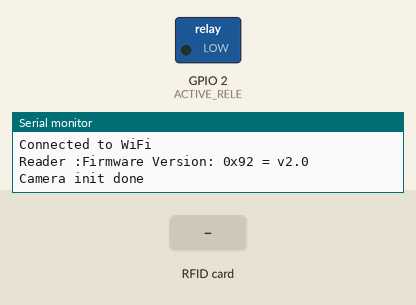
Recording of a sketch running on a simulated ESP32. On the bench: switched loads named in the sketch (green lamp = pin HIGH), the last lines printed to the serial monitor. Inputs (shaded band) come from the test bench. WiFi joins after 1.5 s; servers stay silent unless stated; uploads are accepted with an empty reply; the camera gives no picture.

Above: at 3.5 s.
3.6 s: RFID card C3 CB AB 40 held to the reader
At 4.9 s:
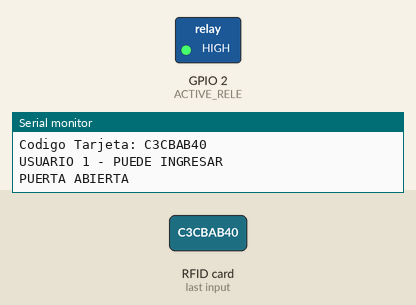
Timing chart, 0 to 10.1 s (numbered marks = the images above; inputs shaded):
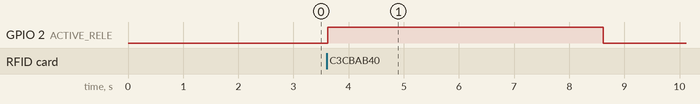

The sketch:

Rfid_Esp32_8266.ino
```cpp
#include "esp_camera.h"
#include <WiFi.h>
#include <WiFiClientSecure.h>
#include <MFRC522.h>
#include <SPI.h>
#include <HTTPClient.h>
#include "base64.h"

#define SS_PIN 13
#define RST_PIN 16
#define MOSI_PIN 15
#define MISO_PIN 12
#define SCK_PIN 14

#define ACTIVE_RELE 2

#define CAMERA_MODEL_AI_THINKER
#include "camera_pins.h"

const char* ssid = "TP-Link_5648";
const char* password = "12345678";
const char* serverName = "http://192.168.1.104:5001/upload_image";

MFRC522 rfid(SS_PIN, RST_PIN);
MFRC522::MIFARE_Key key;

byte nuidPICC[4];

String DatoHex;
const String UserReg_1 = "C3CBAB40";
const String UserReg_2 = "B33786A3";
const String UserReg_3 = "7762C83B";

void setup() {
   Serial.begin(115200);
   pinMode(ACTIVE_RELE, OUTPUT);
   WiFi.begin(ssid, password);

   while (WiFi.status() != WL_CONNECTED) {
       delay(1000);
       Serial.println("Connecting to WiFi...");
   }
   Serial.println("Connected to WiFi");

   SPI.begin(SCK_PIN, MISO_PIN, MOSI_PIN, SS_PIN);
   rfid.PCD_Init();
   Serial.println();
   Serial.print(F("Reader :"));
   rfid.PCD_DumpVersionToSerial();

   for (byte i = 0; i < 6; i++) {
     key.keyByte[i] = 0xFF;
   }
   DatoHex = printHex(key.keyByte, MFRC522::MF_KEY_SIZE);

   // Configurar la cámara
   camera_config_t config;
   config.ledc_channel = LEDC_CHANNEL_0;
   config.ledc_timer = LEDC_TIMER_0;
   config.pin_d0 = Y2_GPIO_NUM;
   config.pin_d1 = Y3_GPIO_NUM;
   config.pin_d2 = Y4_GPIO_NUM;
   config.pin_d3 = Y5_GPIO_NUM;
   config.pin_d4 = Y6_GPIO_NUM;
   config.pin_d5 = Y7_GPIO_NUM;
   config.pin_d6 = Y8_GPIO_NUM;
   config.pin_d7 = Y9_GPIO_NUM;
   config.pin_xclk = XCLK_GPIO_NUM;
   config.pin_pclk = PCLK_GPIO_NUM;
   config.pin_vsync = VSYNC_GPIO_NUM;
   config.pin_href = HREF_GPIO_NUM;
   config.pin_sscb_sda = SIOD_GPIO_NUM;
   config.pin_sscb_scl = SIOC_GPIO_NUM;
   config.pin_pwdn = PWDN_GPIO_NUM;
   config.pin_reset = RESET_GPIO_NUM;
   config.xclk_freq_hz = 20000000;
   config.pixel_format = PIXFORMAT_JPEG;
   config.frame_size = FRAMESIZE_QVGA;
   config.jpeg_quality = 12;
   config.fb_count = 1;

   // Inicializar la cámara
   esp_err_t err = esp_camera_init(&config);
   if (err != ESP_OK) {
     Serial.printf("Camera init failed with error 0x%x", err);
     return;
   }
   Serial.println("Camera init done");
}

void loop() {
   if (!rfid.PICC_IsNewCardPresent()) {
       return;
   }

   if (!rfid.PICC_ReadCardSerial()) {
       return;
   }

   Serial.print(F("PICC type: "));
   MFRC522::PICC_Type piccType = rfid.PICC_GetType(rfid.uid.sak);
   Serial.println(rfid.PICC_GetTypeName(piccType));

   if (piccType != MFRC522::PICC_TYPE_MIFARE_MINI && piccType != MFRC522::PICC_TYPE_MIFARE_1K && piccType != MFRC522::PICC_TYPE_MIFARE_4K) {
       Serial.println("Su Tarjeta no es del tipo MIFARE Classic.");
       return;
   }

   if (rfid.uid.uidByte[0] != nuidPICC[0] || rfid.uid.uidByte[1] != nuidPICC[1] || rfid.uid.uidByte[2] != nuidPICC[2] || rfid.uid.uidByte[3] != nuidPICC[3]) {
       Serial.println("Se ha detectado una nueva tarjeta.");

       for (byte i = 0; i < 4; i++) {
         nuidPICC[i] = rfid.uid.uidByte[i];
       }

       DatoHex = printHex(rfid.uid.uidByte, rfid.uid.size);
       Serial.print("Codigo Tarjeta: ");
       Serial.println(DatoHex);

       if (UserReg_1 == DatoHex) {
         Serial.println("USUARIO 1 - PUEDE INGRESAR");
         opendoor();
       } else if (UserReg_2 == DatoHex) {
         Serial.println("USUARIO 2 - PUEDE INGRESAR");
         opendoor();
       } else if (UserReg_3 == DatoHex) {
         Serial.println("USUARIO 3 - PUEDE INGRESAR");
         opendoor();
       } else {
         Serial.println("NO ESTA REGISTRADO - PROHIBIDO EL INGRESO");
       }

       // Tomar foto y enviar al servidor
       captureAndSendPhoto(DatoHex);
       Serial.println();
   } else {
       Serial.println("Tarjeta leida previamente");
   }

   rfid.PICC_HaltA();
   rfid.PCD_StopCrypto1();
}

void captureAndSendPhoto(String cardCode) {
    camera_fb_t * fb = esp_camera_fb_get();
    if (!fb) {
        Serial.println("Camera capture failed");
        return;
    }

    if (WiFi.status() == WL_CONNECTED) {
        HTTPClient http;
        http.begin(serverName);

        String boundary = "----WebKitFormBoundary7MA4YWxkTrZu0gW";
        String contentType = "multipart/form-data; boundary=" + boundary;
        http.addHeader("Content-Type", contentType);

        String postData = "--" + boundary + "\r\n";
        postData += "Content-Disposition: form-data; name=\"photo\"; filename=\"photo.jpg\"\r\n";
        postData += "Content-Type: image/jpeg\r\n\r\n";

        String imageBase64 = base64::encode((const uint8_t *)fb->buf, fb->len);
        postData += imageBase64 + "\r\n";

        postData += "--" + boundary + "\r\n";
        postData += "Content-Disposition: form-data; name=\"RFID-Code\"\r\n\r\n";
        postData += cardCode + "\r\n";
        postData += "--" + boundary + "--\r\n";

        Serial.println("Sending POST request...");
        Serial.println(postData);

        int httpResponseCode = http.POST((uint8_t*)postData.c_str(), postData.length());
        if (httpResponseCode > 0) {
            String response = http.getString();
            Serial.print("HTTP Response code: ");
            Serial.println(httpResponseCode);
            Serial.println(response);
        } else {
            Serial.print("Error on sending POST: ");
            Serial.println(httpResponseCode);
        }

        http.end();
    } else {
        Serial.println("WiFi Disconnected");
    }

    esp_camera_fb_return(fb);
}


String printHex(byte *buffer, byte bufferSize) {
   String DatoHexAux = "";
   for (byte i = 0; i < bufferSize; i++) {
       if (buffer[i] < 0x10) {
         DatoHexAux = DatoHexAux + "0";
         DatoHexAux = DatoHexAux + String(buffer[i], HEX);
       } else {
         DatoHexAux = DatoHexAux + String(buffer[i], HEX);
       }
   }

   for (int i = 0; i < DatoHexAux.length(); i++) {
     DatoHexAux[i] = toupper(DatoHexAux[i]);
   }
   return DatoHexAux;
}

int opendoor(){
  Serial.println("PUERTA ABIERTA");
  digitalWrite(ACTIVE_RELE, HIGH);
  delay(5000);
  digitalWrite(ACTIVE_RELE, LOW);
   Serial.println("PUERTA CERRADA");
  return 0;
}
```

camera_pins.h
```cpp
#if defined(CAMERA_MODEL_WROVER_KIT)
#define PWDN_GPIO_NUM    -1
#define RESET_GPIO_NUM   -1
#define XCLK_GPIO_NUM    21
#define SIOD_GPIO_NUM    26
#define SIOC_GPIO_NUM    27

#define Y9_GPIO_NUM      35
#define Y8_GPIO_NUM      34
#define Y7_GPIO_NUM      39
#define Y6_GPIO_NUM      36
#define Y5_GPIO_NUM      19
#define Y4_GPIO_NUM      18
#define Y3_GPIO_NUM       5
#define Y2_GPIO_NUM       4
#define VSYNC_GPIO_NUM   25
#define HREF_GPIO_NUM    23
#define PCLK_GPIO_NUM    22

#elif defined(CAMERA_MODEL_ESP_EYE)
#define PWDN_GPIO_NUM    -1
#define RESET_GPIO_NUM   -1
#define XCLK_GPIO_NUM    4
#define SIOD_GPIO_NUM    18
#define SIOC_GPIO_NUM    23

#define Y9_GPIO_NUM      36
#define Y8_GPIO_NUM      37
#define Y7_GPIO_NUM      38
#define Y6_GPIO_NUM      39
#define Y5_GPIO_NUM      35
#define Y4_GPIO_NUM      14
#define Y3_GPIO_NUM      13
#define Y2_GPIO_NUM      34
#define VSYNC_GPIO_NUM   5
#define HREF_GPIO_NUM    27
#define PCLK_GPIO_NUM    25

#elif defined(CAMERA_MODEL_M5STACK_PSRAM)
#define PWDN_GPIO_NUM     -1
#define RESET_GPIO_NUM    15
#define XCLK_GPIO_NUM     27
#define SIOD_GPIO_NUM     25
#define SIOC_GPIO_NUM     23

#define Y9_GPIO_NUM       19
#define Y8_GPIO_NUM       36
#define Y7_GPIO_NUM       18
#define Y6_GPIO_NUM       39
#define Y5_GPIO_NUM        5
#define Y4_GPIO_NUM       34
#define Y3_GPIO_NUM       35
#define Y2_GPIO_NUM       32
#define VSYNC_GPIO_NUM    22
#define HREF_GPIO_NUM     26
#define PCLK_GPIO_NUM     21

#elif defined(CAMERA_MODEL_M5STACK_WIDE)
#define PWDN_GPIO_NUM     -1
#define RESET_GPIO_NUM    15
#define XCLK_GPIO_NUM     27
#define SIOD_GPIO_NUM     22
#define SIOC_GPIO_NUM     23

#define Y9_GPIO_NUM       19
#define Y8_GPIO_NUM       36
#define Y7_GPIO_NUM       18
#define Y6_GPIO_NUM       39
#define Y5_GPIO_NUM        5
#define Y4_GPIO_NUM       34
#define Y3_GPIO_NUM       35
#define Y2_GPIO_NUM       32
#define VSYNC_GPIO_NUM    25
#define HREF_GPIO_NUM     26
#define PCLK_GPIO_NUM     21

#elif defined(CAMERA_MODEL_AI_THINKER)
#define PWDN_GPIO_NUM     32
#define RESET_GPIO_NUM    -1
#define XCLK_GPIO_NUM      0
#define SIOD_GPIO_NUM     26
#define SIOC_GPIO_NUM     27

#define Y9_GPIO_NUM       35
#define Y8_GPIO_NUM       34
#define Y7_GPIO_NUM       39
#define Y6_GPIO_NUM       36
#define Y5_GPIO_NUM       21
#define Y4_GPIO_NUM       19
#define Y3_GPIO_NUM       18
#define Y2_GPIO_NUM        5
#define VSYNC_GPIO_NUM    25
#define HREF_GPIO_NUM     23
#define PCLK_GPIO_NUM     22

#else
#error "Camera model not selected"
#endif
```

Measured:
- after the input at 3.6 s, GPIO 2 (ACTIVE_RELE): LOW → HIGH at once, → LOW 5.0 s later
